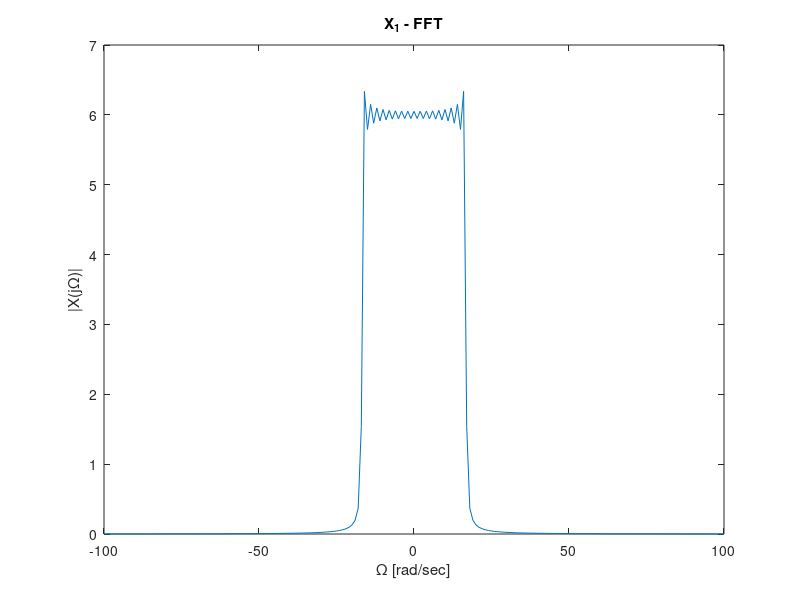
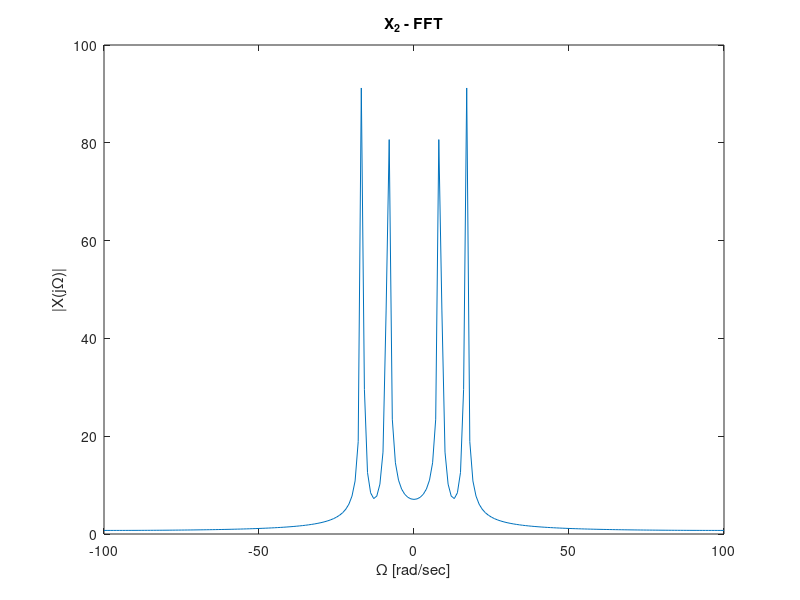
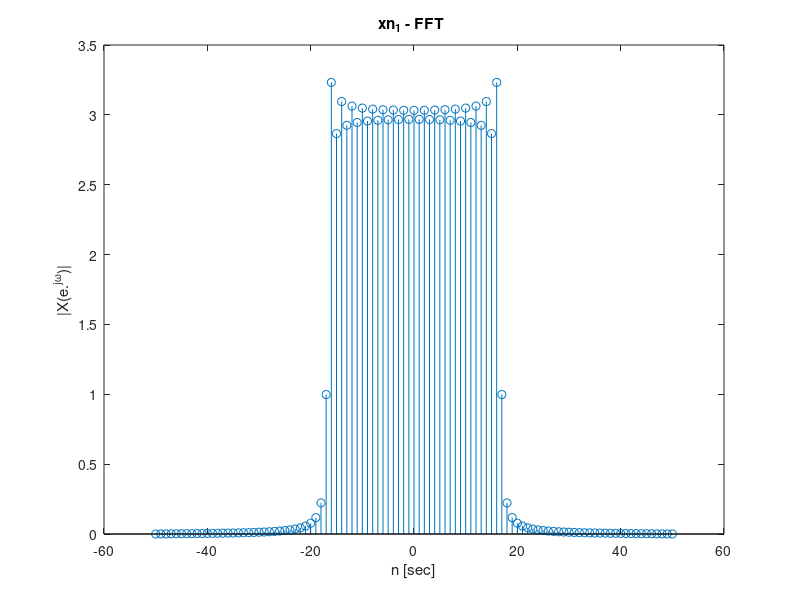
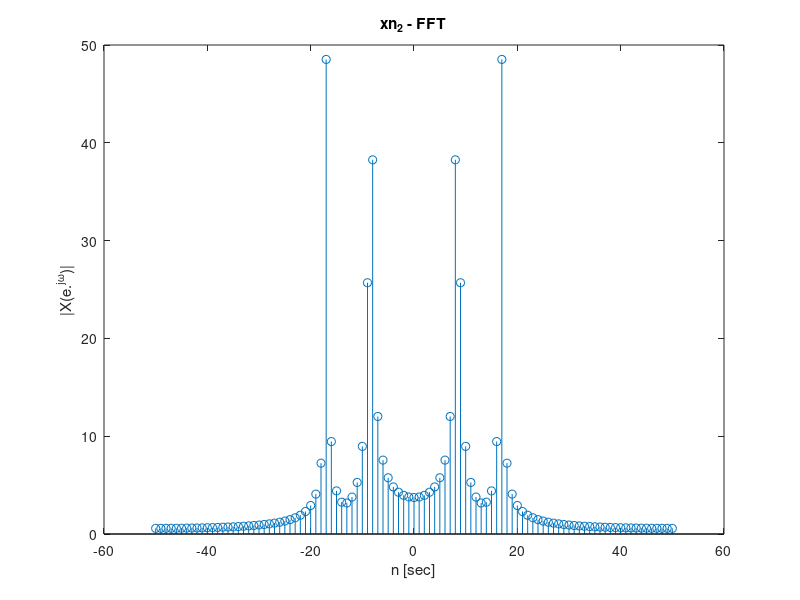

Here is the MATLAB script that generated these plots, in order:
clc;
close all;
clearvars;

%a
t = -100:100;
x1 = sinc(t./6);
x2 = cos(pi.*t./12)+sin(pi.*t./6);
fft_x1= fftshift(fft(x1));
fft_x2= fftshift(fft(x2));
figure;
plot(t,abs(fft_x1));
title('X_1 - FFT')
ylabel('|X(j\Omega)|');
xlabel('\Omega [rad/sec]');

figure;
plot(t,abs(fft_x2));
title('X_2 - FFT')
ylabel('|X(j\Omega)|');
xlabel('\Omega [rad/sec]');

%d
n = -50:50;
T=2;

x1 = sinc(t./6);
xn1 =  sinc(T.*n./6);
fft_xn1= fftshift(fft(xn1));
figure;
stem(n,abs(fft_xn1));
title('xn_1 - FFT ')
ylabel('|X(e.^{j\omega})|');
xlabel('n [sec]');

x2 = cos(pi.*t./12)+sin(pi.*t./6);
xn2 = cos(T.*pi.*n./12)+sin(T.*pi.*n./6);
fft_xn2= fftshift(fft(xn2));
figure;
stem(n,abs(fft_xn2));
title('xn_2 - FFT')
ylabel('|X(e.^{j\omega})|');
xlabel('n [sec]');

%e
%e -xn1 zoh
T=2;
N=10;
L=T*N;
n = -50:50;
t = linspace(-50,50,length(xn1)*L);
xn1 =  sinc(T.*n./6);
for i=1:length(xn1)-1
    for j=1:L
        zoh(i*L+j) = xn1(i);
    end;
end;   
figure;
plot(t,zoh);
hold on;
plot(n,xn1);
hold off;
title('xn_1 - ZOH ')
ylabel('|xn_1|');
xlabel('n [sec]');

%e- xn2 zoh
T=2;
N=10;
L=T*N;
n = -50:50;
xn2 = cos(T.*pi.*n./12)+sin(T.*pi.*n./6);
t = linspace(-50,50,length(xn2)*L);
for i=1:length(xn2)-1
    for j=1:L
        zoh(i*L+j) = xn2(i);
    end;
end;   
figure;
plot(t,zoh);
hold on;
plot(n,xn2);
hold off;
title('xn_2 - ZOH ')
ylabel('|xn_2|');
xlabel('n [sec]');


%e- xn1 foh
T=2;
N=10;
L=T*N;
n = -50:50;
xn1 =  sinc(T.*n./6);
t = linspace(-50,50,length(xn1)*L);
for i=1:length(xn1)-1
    for j=1:L
        foh(i*L+j) = xn1(i)+(j/L)*(xn1(i+1)-xn1(i))
    end;
end;   
figure;
plot(t,foh);
hold on;
plot(n,xn1);
hold off;
title('xn_1 - FOH ')
ylabel('|xn_1|');
xlabel('n [sec]');

%e- xn2 foh
T=2;
N=10;
L=T*N;
n = -100:100;
xn2 = cos(T.*pi.*n./12)+sin(T.*pi.*n./6);
t = linspace(-100,100,length(xn2)*L);
for i=1:length(xn2)-1
    for j=1:L
        foh(i*L+j) = xn2(i)+(j/L)*(xn2(i+1)-xn2(i))
    end;
end;   
figure;
plot(t,foh);
hold on;
plot(n,xn2);
hold off;
title('xn_2 - FOH ')
ylabel('|xn_2|');
xlabel('n [sec]');



%f

n = -50:50;
xn1 =  sinc(3.*n./2);
fft_xn1= fftshift(fft(xn1));
stem(n,abs(fft_xn1));
title('xn_1 - FFT ')
ylabel('|X(e.^{j\omega})|');
xlabel('n [sec]');

xn2 = cos(pi.*3.*n./4)+sin(pi.*3.*n./2);
fft_xn2= fftshift(fft(xn2));
stem(n,abs(fft_xn2));
title('xn_2 - FFT')
ylabel('|X(e.^{j\omega})|');
xlabel('n [sec]');

